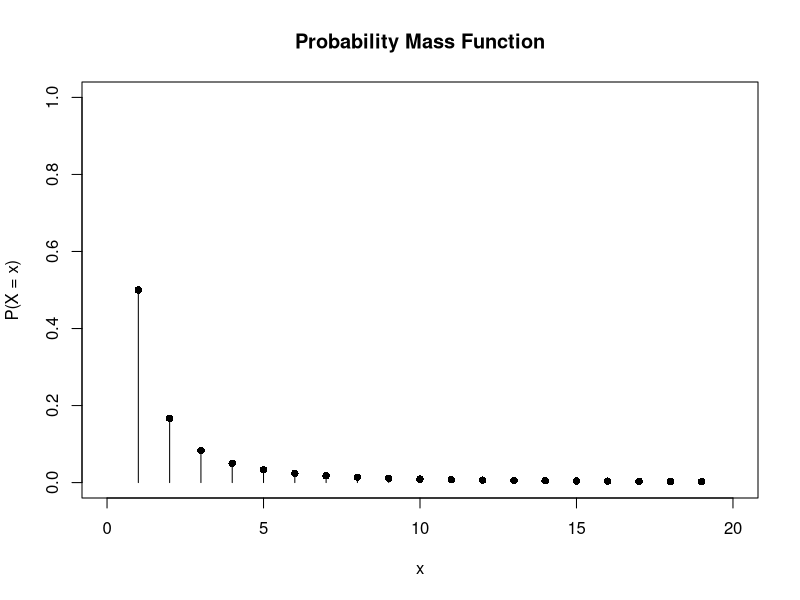
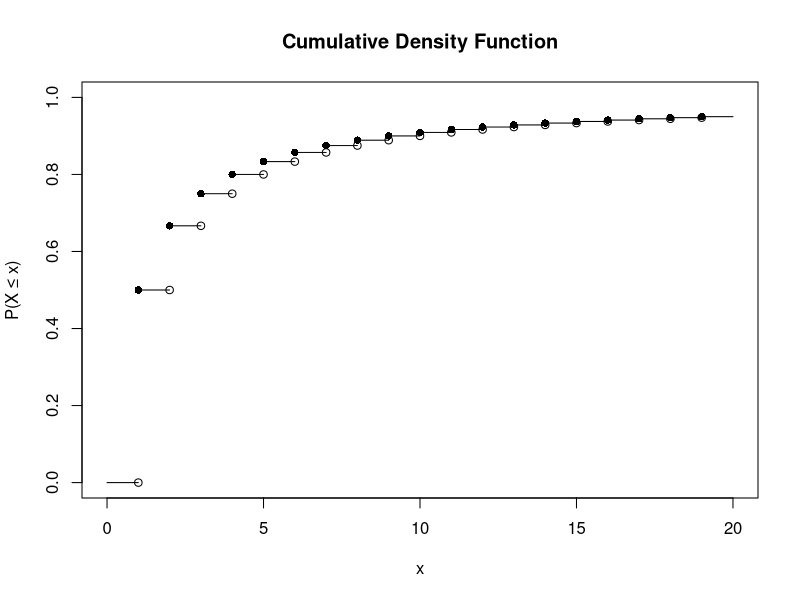

Write the R code that produced these figures, in order.
## ---- chunk 1
pdf <- function(x, y, xlabel = "x", ylabel = "y", main = "main", col = "black") {
  n <- length(x)
  plot(x=NULL,y=NULL,xlim=range(x[1]:x[n]),ylim=range(0:1),
       xlab=xlabel, ylab=ylabel, main = main)
  for (j in 1:(n-1)) {
    lines(c(x[j],x[j]),c(0,y[j]), col = col)
    if (j>=1) { 
      points(x[j],y[j], pch=16, col = col) 
    }
  }
}
          
pmf <- function(x,y, xlabel, ylabel, main) {
  n <- length(x)
  plot(x=NULL,y=NULL,xlim=range(x[1]:x[n]),ylim=range(0:1),
       xlab=xlabel, ylab=ylabel, main = main)
  for (j in 1:(n-1)) {
    lines(c(x[j],x[j+1]),c(y[j],y[j]))
    if (j>1) { points(x[j],y[j], pch=16) }
    if (j<n-1) { points(x[j+1],y[j], pch=1) }
  }
}
    x = 0:20
    y1 = 1/(x*(x+1))
    y2 = x/(x+1)
    pdf(x, y1, "x", "P(X = x)", "Probability Mass Function")
    pmf(x, y2, "x", "P(X ≤ x)", "Cumulative Density Function")
